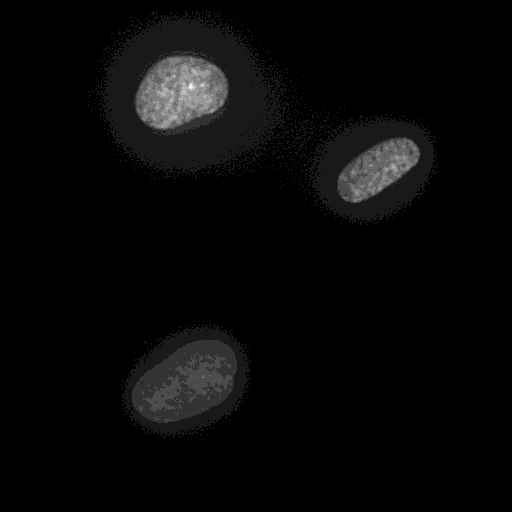
#> input picture Images/Source/Type1/Type1_1.tif, 512 x 512 px; its folder holds only this picture in this run
$ jupyter execute '2-Playing with Images.ipynb'   (shell and % lines are left out)
#> lines starting #> are read from the running program, lines starting #| are printed output that depends on the picture; after the words box and inside, x2 and y2 are one past the last pixel; in counts of white or black regions, pixels touching at a corner belong together
# Make me an Image Analyst already!

In the last lesson you learnt the basics of Python. You learnt what variables are, how loops function and how to get a list of our filenames. In this lesson we will learn how to read and display images, followed by how to identify objects of interest in the image.

Since the information we generated in the other notebook can't be shared with this notebook, let's regenerate our file list of images. We didn't mention in the last lesson that it is customary to put all the import statements at the top of a program, although this isn't a requirement it helps to keep the code organized.

[cell 1]
import os
import glob
root_root = '/home/aneesh/Images/Source/'
dir_of_root = os.listdir(root_root)

file_paths = [glob.glob(os.path.join(root_root,dor, '*.tif')) for dor in dir_of_root]
print(file_paths[0][0])

# Reading Images

In the last cell we printed the name of the first image file in the Type1 directory. We will use this as our test file for now.

To read images anaconda comes with the sci-kit image package, which has many useful functions for image analysis. Among them are the functions `imread()` and `imshow()` these readn and display the image respectively. As with os and glob the scikit image package has to be imported, but in this case we won't be using many functions from the package so we will only import the imread() and imshow() functions.

you will notice a strange looking line: `%matplotlib inline` this is actually meant for the jupyter notebook. This tells the notebook to display the images within the page.

[cell 2]
from skimage.io import imread, imshow
in_img = imread(file_paths[0][0])
#> in_img is the input picture: shape (512, 512) uint16; min 78, max 2691, mean 223.8
imshow(in_img)

If you open the corresponding image in Fiji you will see that its displayed in grayscale, while here it looks blue-green. This is because the imshow() function applies something called as a lookup table (LUT) to help our eyes see the high and low intensities better. If you would like to still view it as a grey image we can change the display parameters as below:

[cell 3]
import matplotlib.cm as cm
imshow(in_img, cmap=cm.gray)

Above, matplotlib is the standard plotting library in python. Matplotlib has a function called as colormap which corresponds to the `cm` that we import. We tell imshow to use the `cm.gray` colormap to display our image in grayscale. You can also use other colormaps, go ahead and experiment if you wish.

# Now that I have the Image, what do i do?

Congrats! You have successfully read and displayed an image! If you are from a bio-background you will identify the little gray blobs as nuclei of cells. For those of you not from a bio-background nuclei is where cells store their DNA. We acquired these images on a microscope by applying a fluorescent dye specific to the DNA and capturing the image with a microscope.

Surely this isn't enough. We would like to measure things about the nucleus. Many things can be measured, but for the purposes of this exercise we will lmit ourselves to measuring the area and the length of the major axis.

But.. we are jumping ahead. Although we can see the nuclei, the computer doesn't know what you are talking about all it sees is numbers. Don't believe me?
try printing the variable that hold our image:

[cell 4]
in_img

And, that's what an image really is. Its just a series of numbers which are interpreted by the computer and displayed as intensities, which our eyes then interpret as images. Nothing particularly fancy.

However, images being *just numbers* gives us a big advantage. We can do mathematical operations on them. In our images for example the nuclei are bright compared to the background. Maybe this can be used to tell the computer where the nuclei are?

# GIVE ME ALLLLL THE BRIGHT THINGS

How will you figure out what you count as bright? One way is to open the image in imageJ and see wha the approximate intensities of images are. We will try a little dumber method here, but learn a few things about **arrays** along the way

Like lists arrays are a kind of object in python. They are a lot more powerful than lists when it comes to manipulation but come with some drawbacks. Usually we end up using a list, an array, or something else as the situation demands.

Arrays aren't a default part of Python, but are introduced by the Numpy package. The next line is one that you will have at the top of nearly every program you write:

[cell 5]
import numpy as np

We have just imported numpy but decided to refer to it as np. You can replace 'np' with anything you like but np is the standard used everywhere, so I suggest you stick to it. This helps in things like copy-pasting code from the internet ;)

let's declare a small numpy array and play with it a little bit.

[cell 6]
myarray = np.array([[1,2,3],
                  [1,2,3],
                  [1,2,3]])
myarray

You might notice that the object passed to the `np.array()` function is a list. The `np.array()` function takes the list and converts it to an array. You know it's an array because it says 'array' when its printed. This is the same thing that was printed when we called our image variable. So, we can safely say that our image is also an array. Anything that we do with this small array here can also be done to our bigger image array. In fact we can even treat our little array as an image and see how it looks:

[cell 7]
imshow(myarray, cmap=cm.gray)
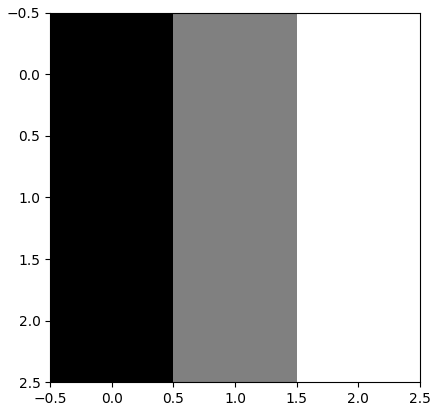
#> figure drawn by matplotlib, 1 panel

With the image we would like to find all the pixels that are bright. In the case of our small array, we can decide that everything bigger than 1 is a bright pixel. Using this as our criteria, we can as the computer to identify the pixels for us.

How you ask? Remember the booleans from the last lesson?

[cell 8]
myarray>1

We get a *boolean array* which is full of true and false values corresponding to our question: is this number bigger than 1

Boolean arrays have some interesting properties, one of which is that you can multiply them with regular arrays. The True values are treated as 1 and the False as 0. However, we will not go into that right now.

Right now we'd like to know of a good method to identify our nuclei.

# Otsu: the man on the threshold.

In the last section when we asked the computer which values are greater than 1 what we did was set the threshold as '1'. But this isn't always straighforward especially with images where the intensities can vary a lot. This means that if you painfully find the threshold for one image there is no gurantee that it will work for the next image. What we need to do is to use the characteristics of the image to determine what the appropriate threshold is.

Otsu's method is a very effective way of doing this. I won't go into the details of the method but I highly reccomend reading about it: https://en.wikipedia.org/wiki/Otsu%27s_method

The nice people behind the Scikit Image package have already made a function to determine the otsu threshold as shown below. This can alse be applied to our image.

[cell 9]
from skimage.filters import threshold_otsu
my_array_thresh = threshold_otsu(myarray)
print(my_array_thresh)

print(myarray>my_array_thresh)
imshow(myarray>my_array_thresh)
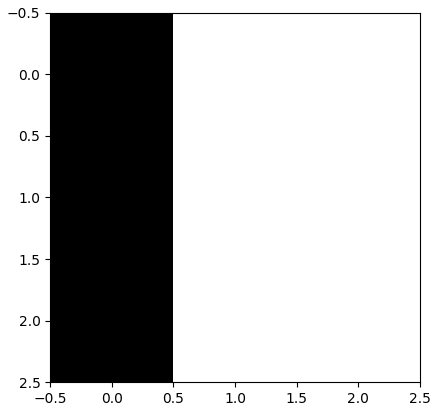
#> figure drawn by matplotlib, 1 panel

[cell 10]
img_thresh = threshold_otsu(in_img)
#> img_thresh = 633
print(img_thresh)
#| 633
bw_img = in_img>img_thresh
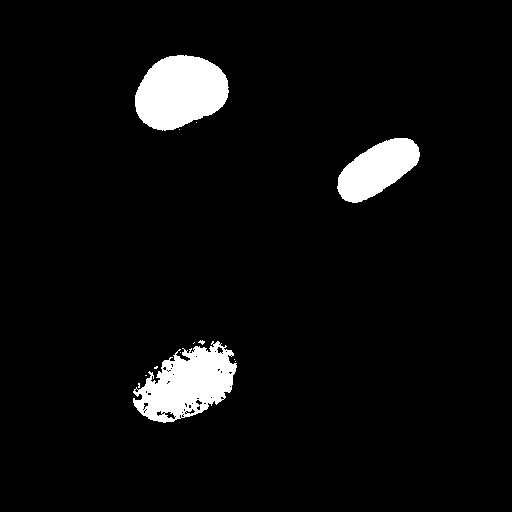
#> bw_img: shape (512, 512) bool; 5.2% white; 13 white regions (10 under 20 px)
imshow(bw_img)

Otsu's method identifies '560' as being a good threhold for our image to identify the brighter objects and it seems to do a good job!

The next step is to get the area of the first nucleus.... but which is the first nucleus??

# Tag 'em and bag 'em

How do we decide which the first nucleus to be analysed should be? There is no inherent numbering and if you look at the `bw_img` its just true/false values. One option is to number all the objects based on if they are connected to other pixels of the same value. This is called labeling. scikit image has a function for this. The `label()` function takes in a black and white image and returns an image where each object has been given a number, which is interpreted as an intensity by the imshow function.

[cell 11]
from skimage.measure import label
label_im = label(bw_img)
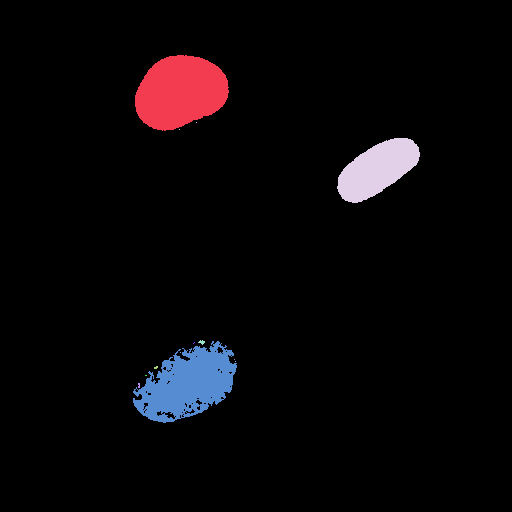
#> label_im: shape (512, 512) int32; 14 distinct labels, from 0 to 13; one colour per label, 0 black
imshow(label_im)

Now we have a way to determine the order in which objects are measured. The function to measure objects is called `regionprops()`. This function takes in the labelled image and the intensity image as an input and returns an object which has measurements of each of the objects.

[cell 12]
from skimage.measure import regionprops

r_props = regionprops(label_im, in_img)
#> r_props = 13 regions; largest, box (x1, y1, x2, y2) and area: (135, 55, 229, 131) 5313, (133, 341, 237, 423) 4991, (337, 138, 420, 203) 3256, (198, 340, 205, 345) 19, (154, 366, 158, 369) 9

#print length of number r_props to determine number of objects measured.
len(r_props)
#> Out = 13

Unlike the other data types which we have seen so far regionprops gives us a list of named properties these can be accessed as below:

[cell 13]
# Area for the first object
print(r_props[0].area)
#| 5313.0
# Area for the first object
print(r_props[1].area)
#| 1.0
# Area for the first object
print(r_props[2].area)
#| 1.0

**Note:** Regionprops returns many properties a full list of the properties is available in the help file. The help for any imported function can be accessed by running the `help(regionprops)` command.

[cell 14]
help(regionprops)

We can also use list comprehension to collect all the measured areas into a single list.

[cell 15]
all_areas = [rp.area for rp in r_props]
#> all_areas = [5313, 1, 1, 3256, 19, 4991, 2, 1, 1, 1, 9, 2, 9]
print(all_areas)

$ run again, on Images/Source/Type2/Type2_1.tif
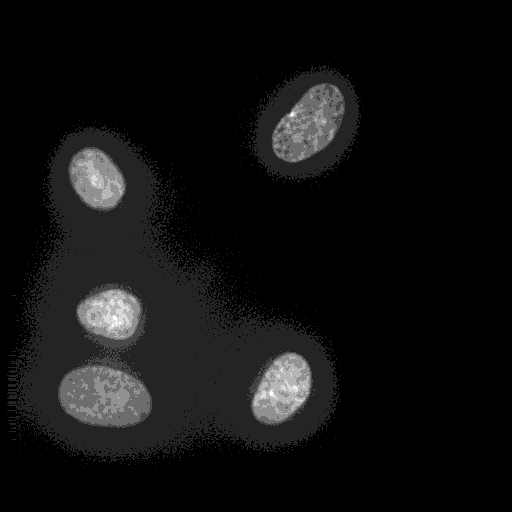
#> input picture Images/Source/Type2/Type2_1.tif, 512 x 512 px
#> in_img is the input picture: shape (512, 512) uint16; min 81, max 2031, mean 261.7
#> img_thresh = 648
#| 648
#> `bw_img = in_img>img_thresh`:
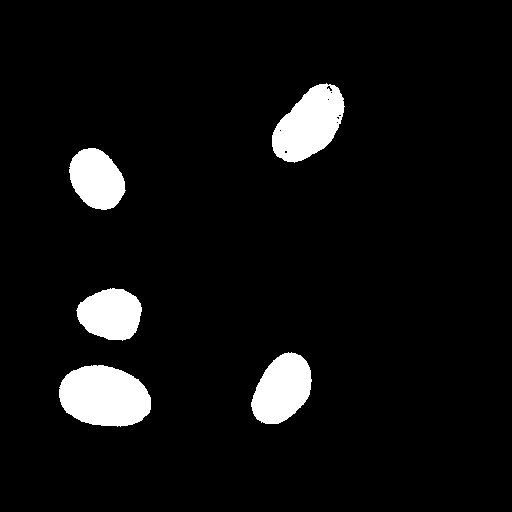
#> bw_img: shape (512, 512) bool; 6.3% white; 5 white regions
#> `label_im = label(bw_img)`:
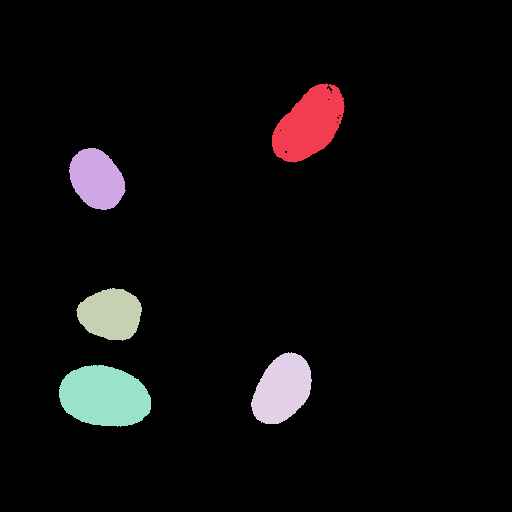
#> label_im: shape (512, 512) int32; 6 distinct labels, from 0 to 5; one colour per label, 0 black
#> r_props = 5 regions; box (x1, y1, x2, y2) and area: (59, 365, 151, 427) 4448, (272, 83, 345, 163) 3716, (251, 352, 312, 424) 3088, (76, 288, 142, 341) 2595, (69, 148, 126, 210) 2549
#> Out = 5
#| 3716.0
#| 2549.0
#| 2595.0
#> all_areas = [3716, 2549, 2595, 3088, 4448]

$ run again, on Images/Source/Type1/Type1_10.tif
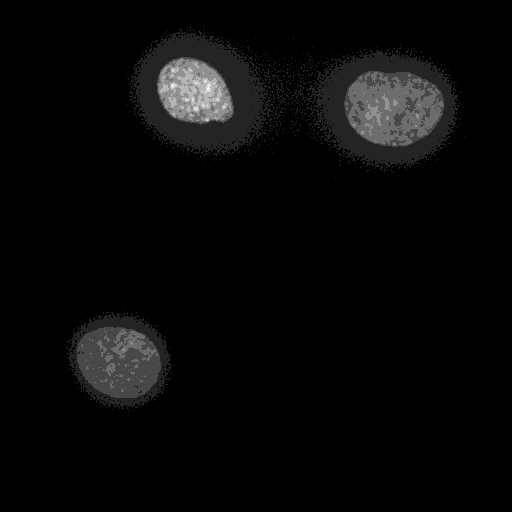
#> input picture Images/Source/Type1/Type1_10.tif, 512 x 512 px
#> in_img is the input picture: shape (512, 512) uint16; min 77, max 1915, mean 200.8
#> img_thresh = 520
#| 520
#> `bw_img = in_img>img_thresh`:
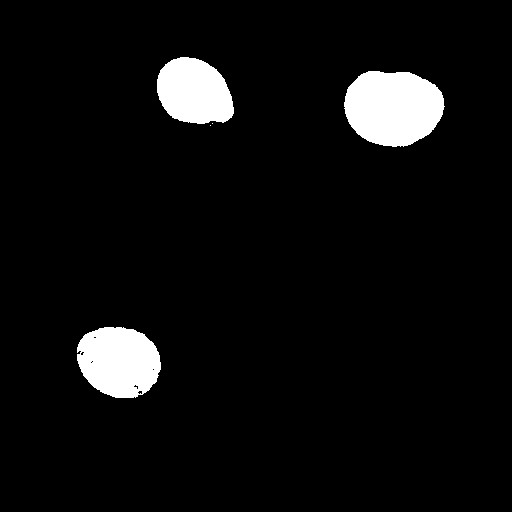
#> bw_img: shape (512, 512) bool; 5.6% white; 5 white regions (2 under 20 px)
#> `label_im = label(bw_img)`:
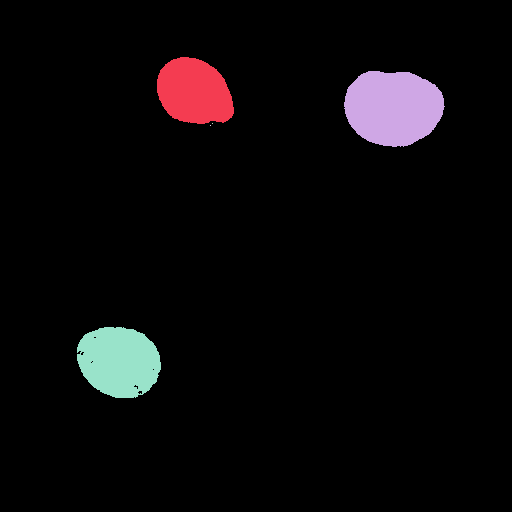
#> label_im: shape (512, 512) int32; 6 distinct labels, from 0 to 5; one colour per label, 0 black
#> r_props = 5 regions; box (x1, y1, x2, y2) and area: (344, 71, 445, 147) 6000, (77, 327, 161, 398) 4677, (157, 57, 234, 124) 3991, (212, 123, 213, 124) 1, (210, 125, 211, 126) 1
#> Out = 5
#| 3991.0
#| 6000.0
#| 1.0
#> all_areas = [3991, 6000, 1, 1, 4677]

$ run again, on Images/Source/Type1/Type1_11.tif
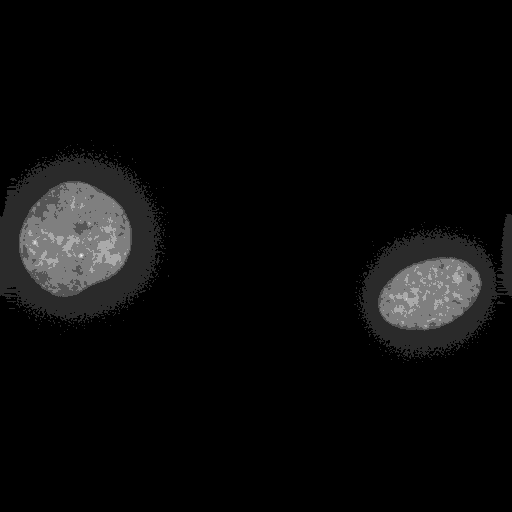
#> input picture Images/Source/Type1/Type1_11.tif, 512 x 512 px
#> in_img is the input picture: shape (512, 512) uint16; min 79, max 1572, mean 196.8
#> img_thresh = 520
#| 520
#> `bw_img = in_img>img_thresh`:
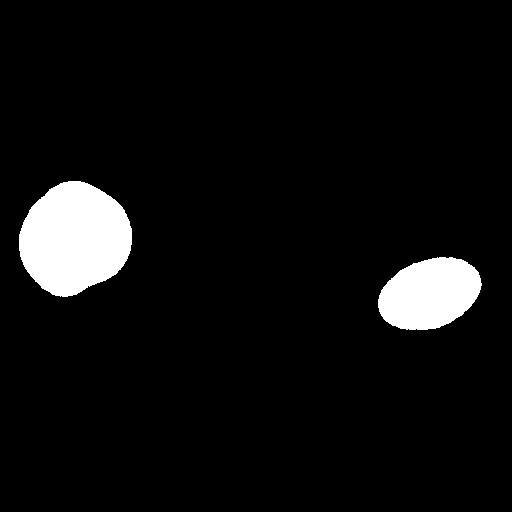
#> bw_img: shape (512, 512) bool; 5.9% white; 2 white regions
#> `label_im = label(bw_img)`:
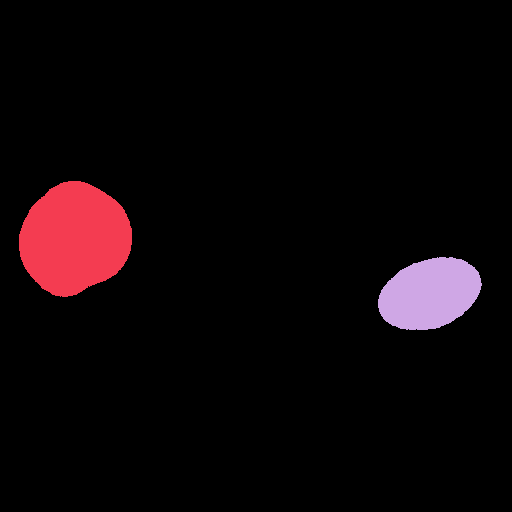
#> label_im: shape (512, 512) int32; 3 distinct labels, from 0 to 2; one colour per label, 0 black
#> r_props = 2 regions; box (x1, y1, x2, y2) and area: (19, 181, 132, 297) 9793, (378, 257, 482, 330) 5692
#> Out = 2
#| 9793.0
#| 5692.0
#> all_areas = [9793, 5692]
